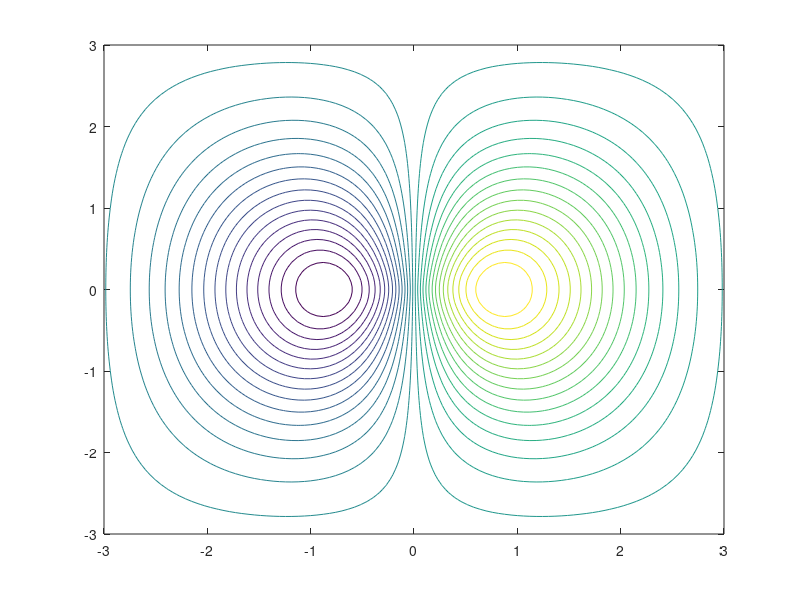

MATLAB code for this plot:
x=linspace(-3,3,100);
y=linspace(-3,3,100);
% Paso 1
[X,Y]=meshgrid(x,y);

% Paso 2
Z=1.8.^(-1.5*sqrt(X.^2+Y.^2)).*sin(X).*cos(0.5*Y);

% Paso 3
% Malla
mesh(X,Y,Z);

%Superficie
surf(X,Y,Z, "EdgeColor","none");

meshz(X,Y,Z);

meshc(X,Y,Z);

surfc(X,Y,Z);

surfl(X,Y,Z);

waterfall(X,Y,Z);

contour3(X,Y,Z,30);

contour(X,Y,Z,30);
